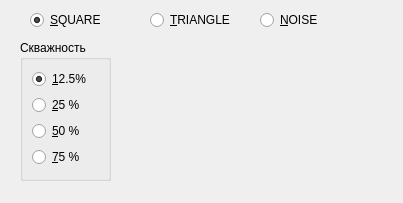
<?xml version="1.0" encoding="UTF-8"?>
<ui version="4.0">
 <class>NesSyntForm</class>
 <widget class="QDialog" name="NesSyntForm">
  <property name="geometry">
   <rect>
    <x>0</x>
    <y>0</y>
    <width>403</width>
    <height>203</height>
   </rect>
  </property>
  <property name="windowTitle">
   <string>Dialog</string>
  </property>
  <widget class="QRadioButton" name="radioButton_2">
   <property name="geometry">
    <rect>
     <x>150</x>
     <y>10</y>
     <width>93</width>
     <height>20</height>
    </rect>
   </property>
   <property name="text">
    <string>&amp;TRIANGLE</string>
   </property>
  </widget>
  <widget class="QRadioButton" name="radioButton">
   <property name="geometry">
    <rect>
     <x>30</x>
     <y>10</y>
     <width>93</width>
     <height>20</height>
    </rect>
   </property>
   <property name="text">
    <string>&amp;SQUARE</string>
   </property>
   <property name="checked">
    <bool>true</bool>
   </property>
  </widget>
  <widget class="QGroupBox" name="groupBox">
   <property name="geometry">
    <rect>
     <x>20</x>
     <y>40</y>
     <width>91</width>
     <height>141</height>
    </rect>
   </property>
   <property name="title">
    <string>Скважность</string>
   </property>
   <layout class="QGridLayout" name="gridLayout">
    <item row="0" column="0">
     <widget class="QRadioButton" name="radioButton_4">
      <property name="text">
       <string>&amp;12.5%</string>
      </property>
      <property name="checked">
       <bool>true</bool>
      </property>
     </widget>
    </item>
    <item row="1" column="0">
     <widget class="QRadioButton" name="radioButton_5">
      <property name="text">
       <string>&amp;25 %</string>
      </property>
     </widget>
    </item>
    <item row="2" column="0">
     <widget class="QRadioButton" name="radioButton_6">
      <property name="text">
       <string>&amp;50 %</string>
      </property>
     </widget>
    </item>
    <item row="3" column="0">
     <widget class="QRadioButton" name="radioButton_7">
      <property name="text">
       <string>&amp;75 %</string>
      </property>
     </widget>
    </item>
   </layout>
  </widget>
  <widget class="QRadioButton" name="radioButton_3">
   <property name="geometry">
    <rect>
     <x>260</x>
     <y>10</y>
     <width>93</width>
     <height>20</height>
    </rect>
   </property>
   <property name="text">
    <string>&amp;NOISE</string>
   </property>
  </widget>
 </widget>
 <resources/>
 <connections/>
</ui>
